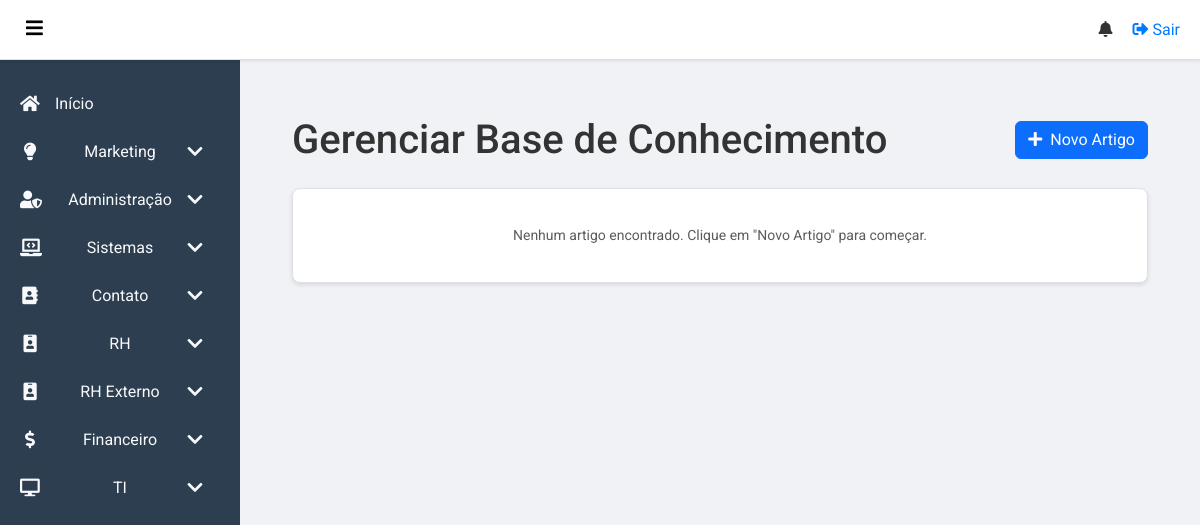
Before: /sistemas/base-de-conhecimento (signed in) with the older database file.
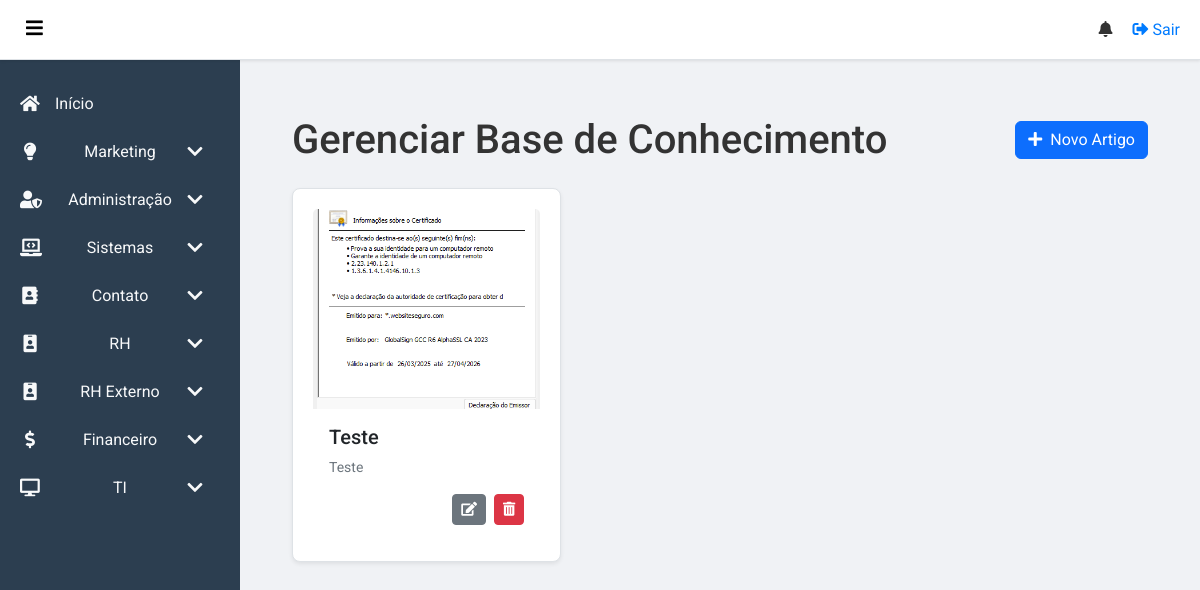
After: the same page with the newer database file.
### app/models.py (models this page shows, shortened)
class KnowledgeBaseArticle(db.Model):
    id = db.Column(db.Integer, primary_key=True)
    title = db.Column(db.String(200), nullable=False)
    content = db.Column(db.Text, nullable=False)
    image_path = db.Column(db.String(500), nullable=True)
    created_at = db.Column(db.DateTime, nullable=False, default=datetime.utcnow)
    updated_at = db.Column(db.DateTime, nullable=False, default=datetime.utcnow, onupdate=datetime.utcnow)

### app/routes.py (the view)
@main.route('/sistemas/base-de-conhecimento')
@login_required
def knowledge_base():
    articles = KnowledgeBaseArticle.query.order_by(KnowledgeBaseArticle.created_at.desc()).all()
    return render_template('knowledge_base.html', articles=articles)

### app/routes.py (called while the page is built)
@main.context_processor
def inject_user_groups():
    if current_user.is_authenticated:
        user_groups = {group.name for group in current_user.groups}
        return dict(user_groups=user_groups)
    return dict(user_groups=set()) # Return an empty set for anonymous users

@main.context_processor
def inject_notifications():
    if current_user.is_authenticated:
        unread_notifications = Notification.query.filter_by(user_id=current_user.id, is_read=False).order_by(Notification.created_at.desc()).all()
        return dict(unread_notifications=unread_notifications)
    return dict(unread_notifications=[]) # Return an empty list for anonymous users

### app/templates/knowledge_base.html (shortened to what this page needs)
{% extends "base.html" %}
{% block content %}
<div class="container mt-4">
    <div class="d-flex justify-content-between align-items-center mb-4">
        <h1 class="mb-0">Gerenciar Base de Conhecimento</h1>
        <a href="{{ url_for('main.create_article') }}" class="btn btn-primary">
            <i class="fas fa-plus me-2"></i>Novo Artigo
        </a>
    </div>
    <div class="row">
        {% for article in articles %}
            <div class="col-md-6 col-lg-4 mb-4">
                <div class="card h-100 shadow-sm">
                    {% if article.image_path %}
                        <img src="{{ url_for('static', filename=article.image_path) }}" class="card-img-top" alt="{{ article.title }}" style="height: 200px; object-fit: cover;">
                    {% endif %}
                    <div class="card-body d-flex flex-column">
                        <h5 class="card-title">{{ article.title }}</h5>
                        <p class="card-text flex-grow-1">{{ article.content | striptags | truncate(100) }}</p>
                        <div class="mt-auto d-flex justify-content-end">
                            <a href="{{ url_for('main.edit_article', article_id=article.id) }}" class="btn btn-sm btn-secondary me-2" title="Editar">
                                <i class="fas fa-edit"></i>
                            </a>
                            <form action="{{ url_for('main.delete_article', article_id=article.id) }}" method="post" onsubmit="return confirm('Tem certeza que deseja deletar este artigo?');">
                                <button type="submit" class="btn btn-sm btn-danger" title="Deletar">
                                    <i class="fas fa-trash-alt"></i>
                                </button>
                            </form>
                        </div>
                    </div>
                </div>
            </div>
        {% else %}
            <div class="col">
                <div class="card text-center">
                    <div class="card-body">
                        <p class="card-text text-muted">Nenhum artigo encontrado. Clique em "Novo Artigo" para começar.</p>
                    </div>
                </div>
            </div>
        {% endfor %}
    </div>
</div>
{% endblock %}

Changed rows visible on the page:
added KnowledgeBaseArticle: image_path (picture), title "Teste", content "Teste"
Other visible differences:
text no longer shown: "Nenhum artigo encontrado. Clique em \"Novo Artigo\" para começar."
